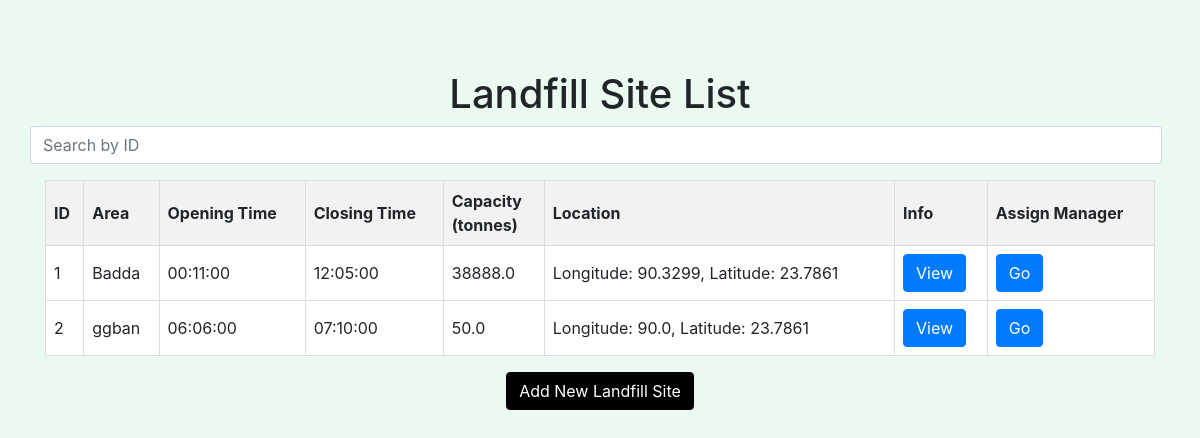
/landfill/ (signed in), run on the app's committed database.
### models.py (models this page shows, shortened)
class Landfill_info(db.Model):
    landfill_id = db.Column(db.Integer, primary_key=True, autoincrement=True)
    name = db.Column(db.String)
    site_capacity = db.Column(db.Float, nullable=False)
    latitude = db.Column(db.Float)
    longitude = db.Column(db.Float)
    opening_time = db.Column(db.Time)
    closing_time = db.Column(db.Time)

### landfill.py (the view, shortened to what this page needs)
@landfill.route('/', methods=['GET', 'POST'])
def create_landfill():
    if request.method == 'GET':
        if 15 in session['permissions']:
            all_lf = Landfill_info.query.all()
            lf_data = [
                {
                    'id': lf.landfill_id,
                    'capacity': lf.site_capacity,
                    'name': lf.name,
                    'lat': lf.latitude,
                    'long': lf.longitude,
                    'open': lf.opening_time,
                    'close': lf.closing_time
                }
                for lf in all_lf]
            if request.headers.get('accept') == 'application/json':
                return jsonify(lf_data), 201
            else:
                return render_template('all_lf.html', lfs=lf_data)
        else:
            response_data = {
                "success": "False",
                "message": "Request Failed: Method Not Allowed"
            }
            return jsonify(response_data), 500

### templates/all_lf.html (shortened to what this page needs)
<!DOCTYPE html>
<html lang="en">
<head>
    <link rel="stylesheet" href="https://cdn.jsdelivr.net/npm/bootstrap@4.6.2/dist/css/bootstrap.min.css">
</head>
<body>
<div class="container">
    <h1 class="row justify-content-center">Landfill Site List</h1>
    <div class="row justify-content-center mb-3">
        <input type="number" id="searchInput" class="form-control mr-2" placeholder="Search by ID">
    </div>
    <table id="lfTable">
        <thead>
            <tr>
                <th onclick="sortTable(0)">ID</th>
                <th onclick="sortTable(2)">Area</th>
                <th onclick="sortTable(2)">Opening Time</th>
                <th onclick="sortTable(2)">Closing Time</th>
                <th onclick="sortTable(3)">Capacity<br>(tonnes)</th>
                <th onclick="sortTable(4)">Location</th>
                <th>Info</th>
                <th>Assign Manager</th>
            </tr>
        </thead>
        <tbody>
            {% for lf in lfs %}
                <tr class="lfData">
                    <td>{{ lf.id }}</td>
                    <td>{{ lf.name }}</td>
                    <td>{{ lf.open }}</td>
                    <td>{{ lf.close }}</td>
                    <td>{{ lf.capacity }}</td>
                    <td>Longitude: {{lf.long}},  Latitude: {{lf.lat}}</td>
                    <td><a href="/landfill/edit/{{lf.id}}" class="btn btn-primary">View</a></td>
                    <td><a href="/landfill/assign_m/{{lf.id}}" class="btn btn-primary">Go</a></td>
                </tr>
            {% endfor %}
        </tbody>
    </table>
    <div class="row justify-content-center mt-3">
        <a href="/landfill/add_lf" class="btn btn-create">Add New Landfill Site</a>
    </div>
</div>
</body>
</html>

### templates/all_lf.html (style rules this page uses)
body { background-color: #eafaf1; padding: 20px; }
.container { margin-top: 50px; }
table { width: 100%; border-collapse: collapse; background-color: #fff; border: 1px solid #dddddd; }
th, td { border: 1px solid #dddddd; text-align: left; padding: 8px; }
th { background-color: #f2f2f2; cursor: pointer; }
.btn-create { background-color: #000000; border-color: #000000; color: #ffffff; }

### data on the page
Landfill_info: id "1", name "Badda", open "00:11:00", close "12:05:00", capacity "38888.0", long "90.3299", lat "23.7861"
Landfill_info: id "2", name "ggban", open "06:06:00", close "07:10:00", capacity "50.0", long "90.0", lat "23.7861"
